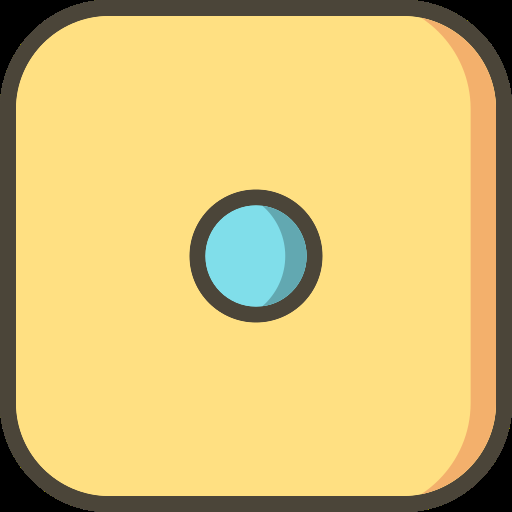
#> input picture image/dice1.png, 512 x 512 px, given in place of the camera
$ python main.py
#> lines starting #> are read from the running program, lines starting #| are printed output that depends on the picture; after the words box and inside, x2 and y2 are one past the last pixel; in counts of white or black regions, pixels touching at a corner belong together
### utlis.py
import cv2
import numpy as np


## TO STACK ALL THE IMAGES IN ONE WINDOW
# [64 lines left out: functions stackImages, reorder, biggestContour, drawRectangle, not called in this run]


def nothing(x):
    pass


def initializeTrackbars(intialTracbarVals=0):
    cv2.namedWindow("Trackbars")
    cv2.resizeWindow("Trackbars", 360, 340)
    cv2.createTrackbar("Threshold1", "Trackbars", 200, 255, nothing)
    cv2.createTrackbar("Threshold2", "Trackbars", 200, 255, nothing)


def valTrackbars():
    Threshold1 = cv2.getTrackbarPos("Threshold1", "Trackbars")
    Threshold2 = cv2.getTrackbarPos("Threshold2", "Trackbars")
    src = Threshold1, Threshold2
    return src

### main.py
import numpy as np
import cv2
import utlis

utlis.initializeTrackbars()
cap = cv2.VideoCapture(0,cv2.CAP_DSHOW)
while True:
    count = 0
    _,img = cap.read()
#> img is the input picture: shape (512, 512, 3); mean B, G, R 117.2, 192.3, 216.7
    img = cv2.resize(img,(500,750))
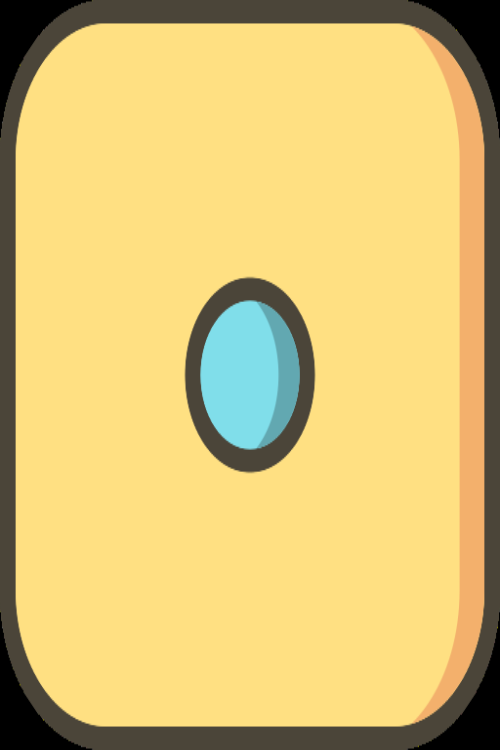
#> img: shape (750, 500, 3); mean B, G, R 117.2, 192.3, 216.7
    gray = cv2.cvtColor(img, cv2.COLOR_BGR2GRAY)
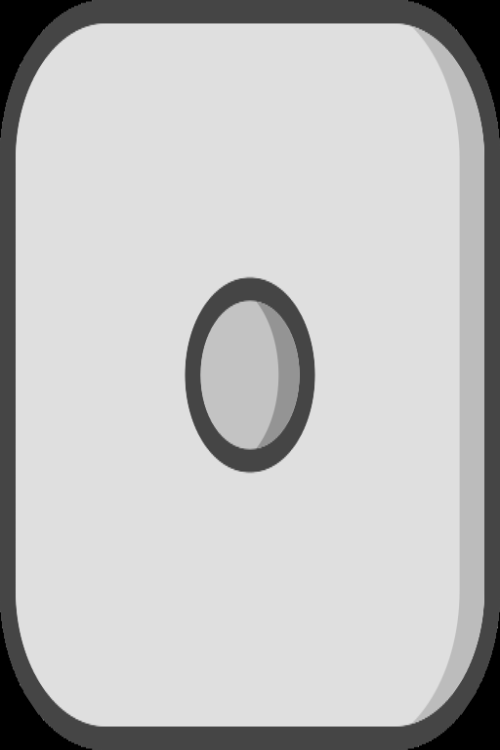
#> gray: shape (750, 500); min 0, max 223, mean 191.3
    thres = utlis.valTrackbars()
    imgThreshold = cv2.Canny(gray, thres[0], thres[1])
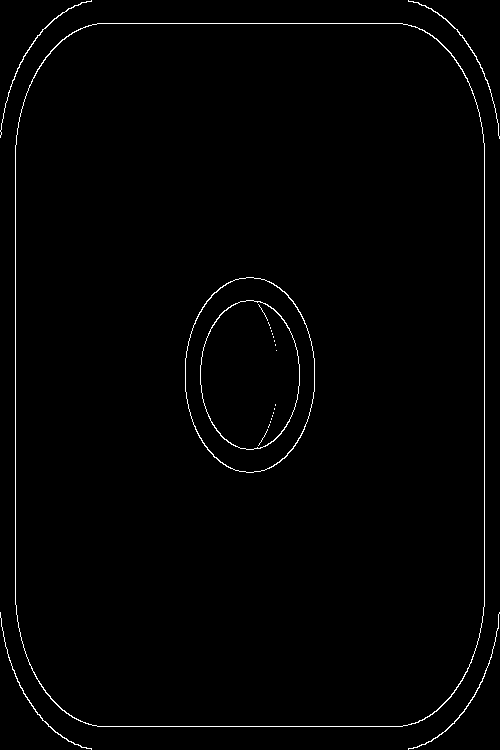
#> imgThreshold: shape (750, 500); 1.1% white in thin lines or dots
    cv2.imshow('imgT', imgThreshold)
    circles = cv2.HoughCircles(imgThreshold, cv2.HOUGH_GRADIENT, 1, 20,
                              param1=50, param2=30, minRadius=5, maxRadius=100)
#> circles = [[249.5, 352.5, 63.3], [249.5, 396.5, 63.3], [241.5, 373.5, 59.3], [262.5, 374.5, 63.7]]
    if circles is not None:
        circles = np.uint16(np.around(circles))
#> circles = [[250, 352, 63], [250, 396, 63], [242, 374, 59], [262, 374, 64]]
        for i in circles[0, :]:
            cv2.circle(img, (i[0], i[1]), i[2], (0, 255, 0), 2)
            cv2.circle(img, (i[0], i[1]), 2, (0, 0, 255), 3)
            count += 1
#> this loop made 4 passes
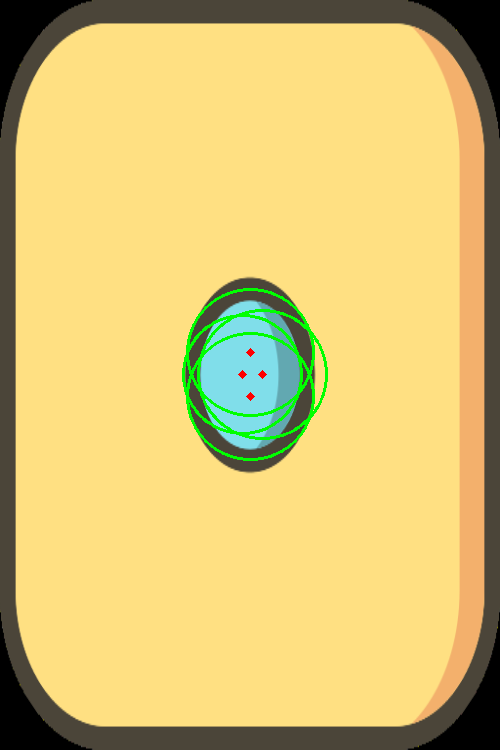
#> img: shape (750, 500, 3); 1.18% of pixels changed, all inside (x1, y1, x2, y2) = (182, 288, 328, 461)
#> after the loop, count = 4
    img = cv2.putText(img, "Point : {}".format(count), (50, 50), cv2.FONT_HERSHEY_SIMPLEX, 0.8,
                      (0, 0, 255), 1, cv2.LINE_AA, False)
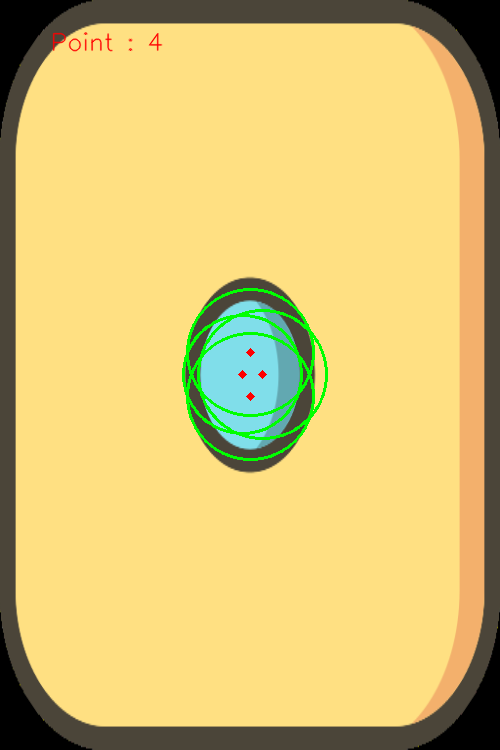
#> img: shape (750, 500, 3); 0.16% of pixels changed, all inside (x1, y1, x2, y2) = (52, 32, 163, 52)
    cv2.imshow('img', img)
    cv2.waitKey(1)

$ run again, on image/dice4.png
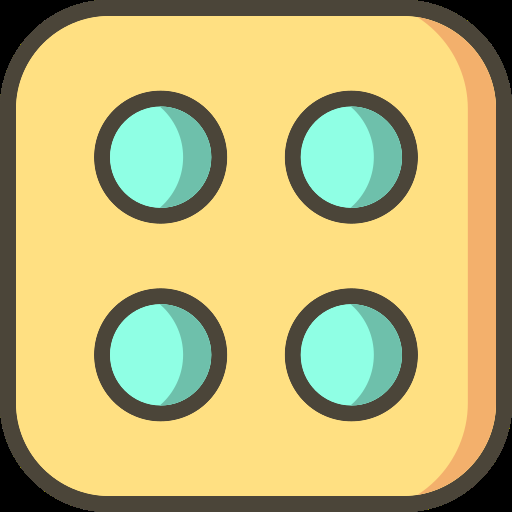
#> input picture image/dice4.png, 512 x 512 px, given in place of the camera
#> img is the input picture: shape (512, 512, 3); mean B, G, R 119.4, 183.7, 193.7
#> `imgThreshold = cv2.Canny(gray, thres[0], thres[1])`:
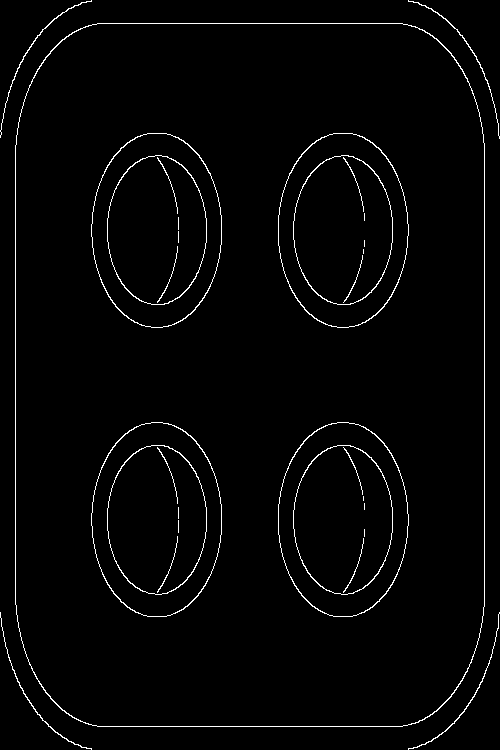
#> imgThreshold: shape (750, 500); 2.1% white in thin lines or dots
#> `circles = cv2.HoughCircles(imgThreshold, cv2.HOUGH_GRADIENT, 1, 20, pa..`: circles = 15 rows, first 8: [347.5, 262.5, 63.7], [156.5, 191.5, 57.6], [159.5, 226.5, 69.3], [345.5, 555.5, 60], [334.5, 508.5, 58], [158.5, 481.5, 58.9], [350.5, 229.5, 58.6], [160.5, 523.5, 70.5]
#> `circles = np.uint16(np.around(circles))`: circles = 15 rows, first 8: [348, 262, 64], [156, 192, 58], [160, 226, 69], [346, 556, 60], [334, 508, 58], [158, 482, 59], [350, 230, 59], [160, 524, 70]
#> the loop `for i in circles[0, :]:` made 15 passes
#> after the loop `for i in circles[0, :]:`: count = 15
#> `img = cv2.putText(img, "Point : {}".format(count), (50, 50), cv2.FONT_..`:
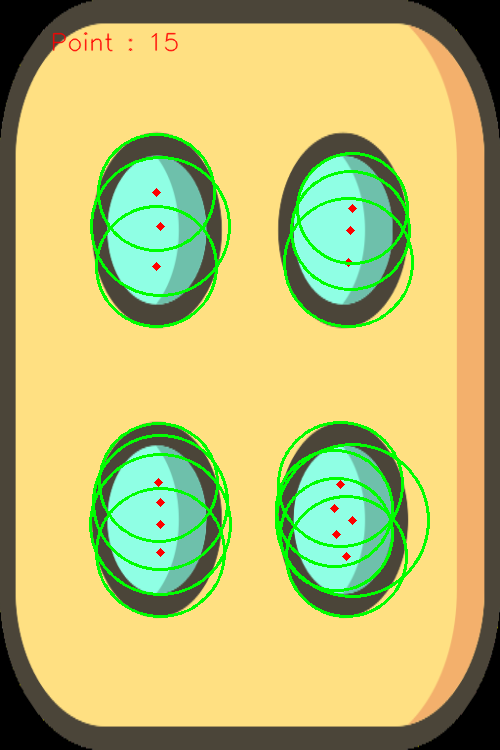
#> img: shape (750, 500, 3); mean B, G, R 113.3, 187, 187.4
